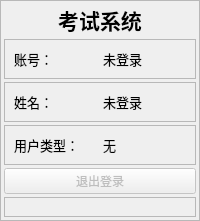
     <widget class="QFrame" name="frame">
      <property name="sizePolicy">
       <sizepolicy hsizetype="Maximum" vsizetype="Preferred">
        <horstretch>0</horstretch>
        <verstretch>0</verstretch>
       </sizepolicy>
      </property>
      <property name="frameShape">
       <enum>QFrame::StyledPanel</enum>
      </property>
      <property name="frameShadow">
       <enum>QFrame::Raised</enum>
      </property>
      <layout class="QVBoxLayout" name="verticalLayout">
       <property name="spacing">
        <number>3</number>
       </property>
       <property name="leftMargin">
        <number>3</number>
       </property>
       <property name="topMargin">
        <number>3</number>
       </property>
       <property name="rightMargin">
        <number>3</number>
       </property>
       <property name="bottomMargin">
        <number>3</number>
       </property>
       <item>
        <widget class="QLabel" name="label_3">
         <property name="sizePolicy">
          <sizepolicy hsizetype="Preferred" vsizetype="Maximum">
           <horstretch>0</horstretch>
           <verstretch>0</verstretch>
          </sizepolicy>
         </property>
         <property name="font">
          <font>
           <pointsize>16</pointsize>
           <weight>75</weight>
           <bold>true</bold>
          </font>
         </property>
         <property name="text">
          <string>考试系统</string>
         </property>
         <property name="alignment">
          <set>Qt::AlignCenter</set>
         </property>
        </widget>
       </item>
       <item>
        <widget class="QFrame" name="frame_2">
         <property name="sizePolicy">
          <sizepolicy hsizetype="Preferred" vsizetype="Maximum">
           <horstretch>0</horstretch>
           <verstretch>0</verstretch>
          </sizepolicy>
         </property>
         <property name="frameShape">
          <enum>QFrame::StyledPanel</enum>
         </property>
         <property name="frameShadow">
          <enum>QFrame::Raised</enum>
         </property>
         <layout class="QHBoxLayout" name="horizontalLayout_2">
          <item>
           <widget class="QLabel" name="label_2">
            <property name="font">
             <font>
              <pointsize>10</pointsize>
             </font>
            </property>
            <property name="text">
             <string>账号：</string>
            </property>
           </widget>
          </item>
          <item>
           <widget class="QLabel" name="account_label">
            <property name="font">
             <font>
              <pointsize>10</pointsize>
             </font>
            </property>
            <property name="text">
             <string>未登录</string>
            </property>
           </widget>
          </item>
         </layout>
        </widget>
       </item>
       <item>
        <widget class="QFrame" name="frame_26">
         <property name="sizePolicy">
          <sizepolicy hsizetype="Preferred" vsizetype="Maximum">
           <horstretch>0</horstretch>
           <verstretch>0</verstretch>
          </sizepolicy>
         </property>
         <property name="frameShape">
          <enum>QFrame::StyledPanel</enum>
         </property>
         <property name="frameShadow">
          <enum>QFrame::Raised</enum>
         </property>
         <layout class="QHBoxLayout" name="horizontalLayout_36">
          <item>
           <widget class="QLabel" name="label_4">
            <property name="font">
             <font>
              <pointsize>10</pointsize>
             </font>
            </property>
            <property name="text">
             <string>姓名：</string>
            </property>
           </widget>
          </item>
          <item>
           <widget class="QLabel" name="name_label">
            <property name="font">
             <font>
              <pointsize>10</pointsize>
             </font>
            </property>
            <property name="text">
             <string>未登录</string>
            </property>
           </widget>
          </item>
         </layout>
        </widget>
       </item>
       <item>
        <widget class="QFrame" name="frame_7">
         <property name="sizePolicy">
          <sizepolicy hsizetype="Preferred" vsizetype="Maximum">
           <horstretch>0</horstretch>
           <verstretch>0</verstretch>
          </sizepolicy>
         </property>
         <property name="frameShape">
          <enum>QFrame::StyledPanel</enum>
         </property>
         <property name="frameShadow">
          <enum>QFrame::Raised</enum>
         </property>
         <layout class="QHBoxLayout" name="horizontalLayout_4">
          <item>
           <widget class="QLabel" name="label">
            <property name="font">
             <font>
              <pointsize>10</pointsize>
             </font>
            </property>
            <property name="text">
             <string>用户类型：</string>
            </property>
           </widget>
          </item>
          <item>
           <widget class="QLabel" name="user_type">
            <property name="font">
             <font>
              <pointsize>10</pointsize>
             </font>
            </property>
            <property name="text">
             <string>无</string>
            </property>
           </widget>
          </item>
         </layout>
        </widget>
       </item>
       <item>
        <widget class="QPushButton" name="sign_out">
         <property name="enabled">
          <bool>false</bool>
         </property>
         <property name="text">
          <string>退出登录</string>
         </property>
        </widget>
       </item>
       <item>
        <widget class="QFrame" name="frame_10">
         <property name="frameShape">
          <enum>QFrame::StyledPanel</enum>
         </property>
         <property name="frameShadow">
          <enum>QFrame::Raised</enum>
         </property>
         <layout class="QVBoxLayout" name="verticalLayout_4"/>
        </widget>
       </item>
      </layout>
     </widget>
